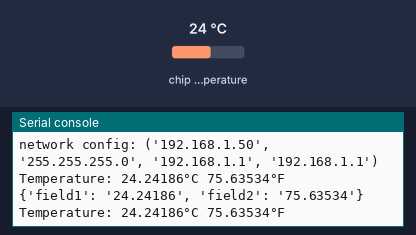
This program was run on a simulated Raspberry Pi Pico running MicroPython. Shown: the last lines printed to the serial console. The inputs (shaded band) are chosen by the test bench; at power-on: chip temperature 24 °C. WiFi joins after 1.5 s; requests to the public web service named in the program get a made-up reply in its usual format after 0.4 s (London, UTC, broken clouds, 64 % humidity, 1013 hPa unless stated).

Above: at 2.7 s.
2.8 s: chip temperature set to 1 °C
At 4.0 s:
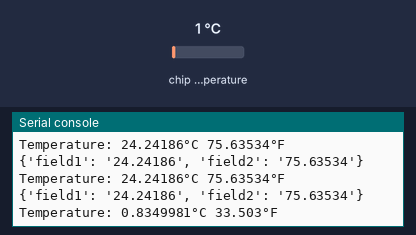
4.3 s: chip temperature set to 11 °C
At 4.3 s:
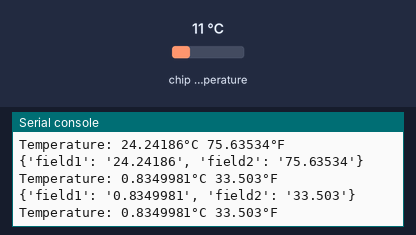
Timing chart, 0 to 7.3 s (numbered marks = the images above; inputs shaded):
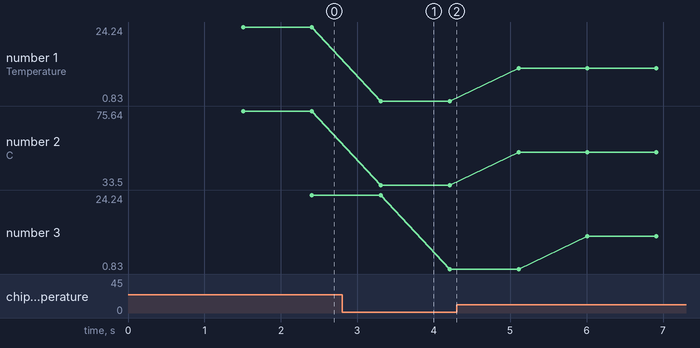

Measured:
- after the input at 2.8 s, the serial console: prints a new line after 0.51 s (image 1)
- plotted number 1: 24.24 → 0.83 after the input at 2.8 s, 0.83 → 11.13 after the input at 4.3 s
- plotted number 2: 75.64 → 33.5 after the input at 2.8 s, 33.5 → 52.04 after the input at 4.3 s
- plotted number 3: 24.24 → 0.83 after the input at 2.8 s, 0.83 → 11.13 after the input at 4.3 s

The program:

Pi_Thingspeak_WiFi.py
```python
import machine
import urequests
from machine import Pin
import network, time
#from dht import DHT11, InvalidChecksum

HTTP_HEADERS = {'Content-Type': 'application/json'}

ssid = 'Vigthri'
password = 'vigneshgayathri9599'

# Configure Pico W as Station
sta_if=network.WLAN(network.STA_IF)
sta_if.active(True)

if not sta_if.isconnected():
    print('connecting to network...')
    sta_if.connect(ssid, password)
    while not sta_if.isconnected():
     pass
print('network config:', sta_if.ifconfig())

adc = machine.ADC(4)

# ThingSpeak API Key and URL
api_key = 'BWFT7MI4BKWLHL7E'
thingspeak_url = 'https://api.thingspeak.com/update?api_key=BWFT7MI4BKWLHL7E'

while True:
    ADC_voltage = adc.read_u16() * (3.3 / (65536))
    temperature_celcius = 27 - (ADC_voltage - 0.706)/0.001721
    temp_fahrenheit=32+(1.8*temperature_celcius)
    print("Temperature: {}°C {}°F".format(temperature_celcius,temp_fahrenheit))

    time.sleep_ms(500)  # Send data every 10 minutes (adjust as needed)

    dht_readings = {'field1':f"{temperature_celcius}", 'field2':f"{temp_fahrenheit}"}
    request = urequests.post( thingspeak_url, json = dht_readings, headers = HTTP_HEADERS )
    request.close()
    print(dht_readings)
```
